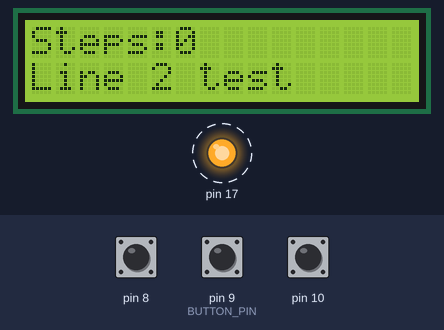
Bench run of a program on a simulated Arduino Leonardo, built with avr-gcc and run on an emulated ATmega32U4. Shown: 16×2 character LCD, output pins drawn as LEDs (lit = HIGH). Dashed ring = blinking. Inputs (shaded band) come from the test bench; at power-on: pin 8 HIGH, pin 10 HIGH, pin 9 (BUTTON_PIN) HIGH.

Above: at 3.3 s.
3.4 s: pin 8 pulled LOW for 0.15 s
At 4.1 s:
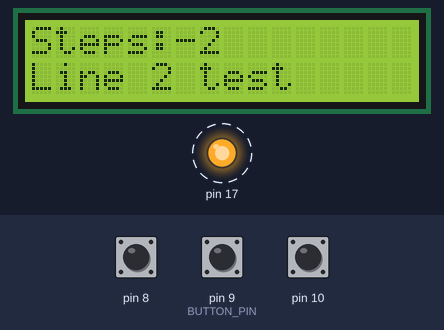
6.5 s: pin 10 pulled LOW for 0.15 s
At 6.7 s:
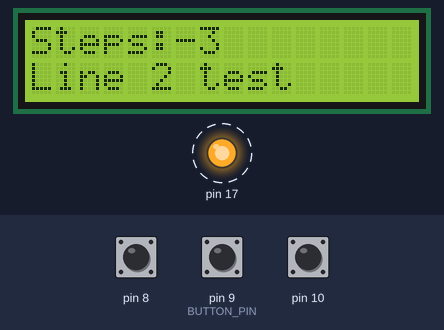
8.1 s: pin 8 pulled LOW for 1 s
At 8.8 s:
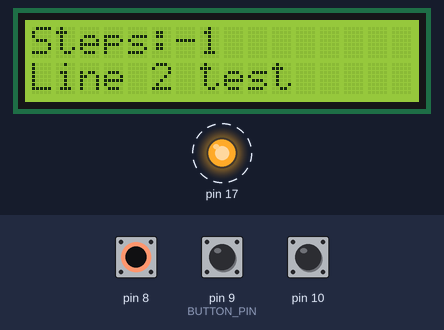
Timing chart, 0 to 16.7 s (numbered marks = the images above; inputs shaded):
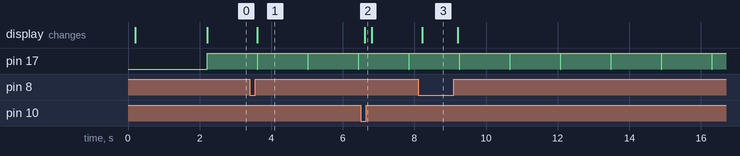

Measured:
- after the input at 3.4 s, the display: changes after 0.21 s (image 1)
- after the input at 6.5 s, the display: changes after 0.11 s (image 2)
- after the input at 8.1 s, the display: changes after 0.11 s (image 3)
- by itself, pin 17: alternates HIGH for 1.4 s and LOW for 0.01 s

The program:

main.cpp
```cpp
/*
main.cpp
*/

#include <Arduino.h>
#include <avr/interrupt.h>
#include <Wire.h>
#include <hd44780.h>
#include <hd44780ioClass/hd44780_I2Cexp.h>
#include <usb.h>

#define BUTTON_PIN 9
#define DEBOUNCE_MS 50

// Encoder on PB4 and PB6 via PCINT0
// State machine: bits [prev_B, prev_A, cur_B, cur_A]
// +1 for CW transitions, -1 for CCW
static const int8_t enc_table[16] = {
    0, +1, -1,  0,
   -1,  0,  0, +1,
   +1,  0,  0, -1,
    0, -1, +1,  0
};

static volatile int16_t enc_delta = 0;
static uint8_t enc_state = 0;

ISR(PCINT0_vect) {
    // Read PB4 (bit4) and PB6 (bit6), remap to bits 0 and 1
    uint8_t pb = PINB;
    uint8_t cur = ((pb >> 4) & 0x01) | ((pb >> 5) & 0x02);  // PB4→bit0, PB6→bit1
    enc_state = ((enc_state << 2) | cur) & 0x0F;
    enc_delta += enc_table[enc_state];
}

hd44780_I2Cexp lcd(0x27);

static bool lastButton = HIGH;
static uint32_t lastBlink = 0;
static bool ledOn = true;

void setup() {
    // LED
    DDRB |= (1 << PB0);
    PORTB &= ~(1 << PB0);

    // Button
    pinMode(BUTTON_PIN, INPUT_PULLUP);

    // Encoder inputs with pull-ups on PB4 and PB6
    DDRB  &= ~((1 << PB4) | (1 << PB6));
    PORTB |=  ((1 << PB4) | (1 << PB6));

    // PCINT0: enable interrupts on PB4 and PB6
    PCMSK0 = (1 << PCINT4) | (1 << PCINT6);
    PCICR  = (1 << PCIE0);

    // LCD
    Wire.begin();
    Wire.setWireTimeout(3000, true);
    delay(100);
    int status = lcd.begin(16, 2);
    if (status == 0) {
        lcd.backlight();
        lcd.clear();
        delay(10);
        lcd.setCursor(0, 0);
        lcd.print("Hello World");
        lcd.setCursor(0, 1);
        lcd.print("Line 2 test");
    } else {
        // lcd.begin() failed — blink LED rapidly as error indicator
        while (true) {
            PORTB ^= (1 << PB0);
            delay(100);
        }
    }

    usb_init();
    delay(2000);
}

void loop() {
    // Blink LED
    uint32_t now = millis();
    if (ledOn && now - lastBlink >= 1400) {
        PORTB &= ~(1 << PB0);
        ledOn = false;
        lastBlink = now;
    } else if (!ledOn && now - lastBlink >= 10) {
        PORTB |= (1 << PB0);
        ledOn = true;
        lastBlink = now;
    }

    // Drain encoder delta — clamp to int8 range, drop excess (intentional)
    cli();
    int16_t delta = enc_delta;
    enc_delta = 0;
    sei();
    if (delta > 127)  delta = 127;
    if (delta < -128) delta = -128;

    static int32_t totalSteps = 0;
    totalSteps += delta;

    // Button
    bool btn = digitalRead(BUTTON_PIN);
    if (lastButton == HIGH && btn == LOW) {
        delay(DEBOUNCE_MS);
        btn = digitalRead(BUTTON_PIN);
    }

    uint8_t buttons = (btn == LOW) ? 0x01 : 0x00;
    bool btnChanged = (btn != lastButton);
    lastButton = btn;

    if (delta || btnChanged)
        send_report(buttons, (int8_t)delta);

    static uint32_t lastLcd = 0;
    if (now - lastLcd >= 200) {
        lastLcd = now;
        lcd.setCursor(0, 0);
        lcd.print("Steps:");
        lcd.print(totalSteps);
        lcd.print("    ");
    }


}
```
